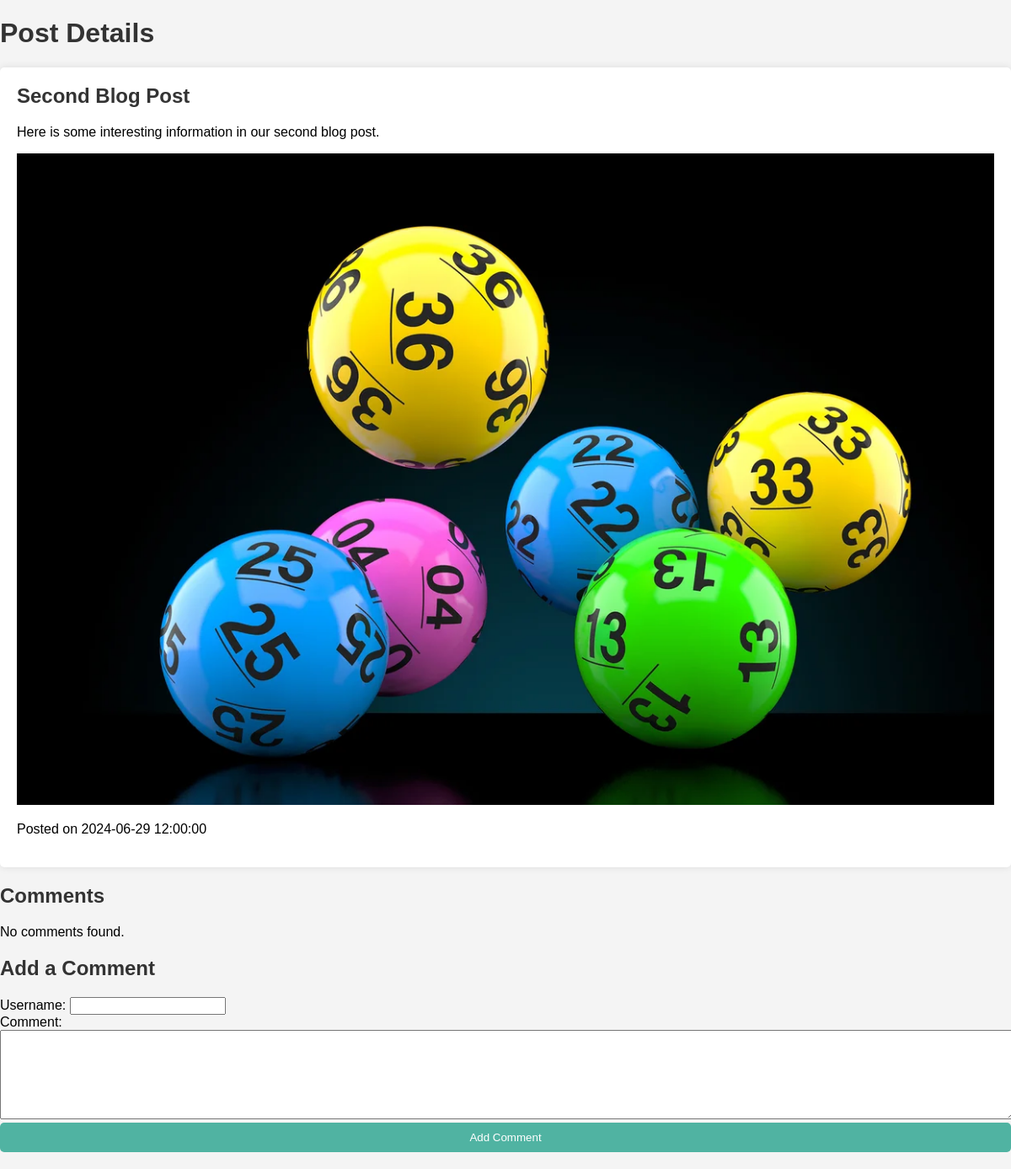
The app's page /post_details.php?id=2 with its own data.
### tables this page shows
CREATE TABLE posts (
                       id INT AUTO_INCREMENT PRIMARY KEY,
                       title VARCHAR(255) NOT NULL,
                       content TEXT NOT NULL,
                       image VARCHAR(255) DEFAULT NULL,
                       created_at TIMESTAMP DEFAULT CURRENT_TIMESTAMP
);

### post.php (called while the page is built, shortened)
<?php
class Post {
    private $conn;
    private $table_name = "posts";
    public $id;
    public function __construct($db) {
        $this->conn = $db;
    }
    public function readOne() {
        $query = "SELECT * FROM " . $this->table_name . " WHERE id = :id LIMIT 0,1";
        $stmt = $this->conn->prepare($query);
        $stmt->bindParam(':id', $this->id);
        $stmt->execute();
        return $stmt;
    }
}
?>

### comment.php (called while the page is built, shortened)
<?php
class Comment {
    private $conn;
    private $table_name = "comments";
    public $post_id;
    public function __construct($db) {
        $this->conn = $db;
    }
    public function read() {
        $query = "SELECT * FROM " . $this->table_name . " WHERE post_id = :post_id ORDER BY created_at DESC";
        $stmt = $this->conn->prepare($query);
        $stmt->bindParam(':post_id', $this->post_id);
        $stmt->execute();
        return $stmt;
    }
}
?>

### post_details.php (the view, shortened to what this page needs)
<?php
include_once 'post.php';
include_once 'comment.php';
$postId = isset($_GET['id']) ? $_GET['id'] : die('ERROR: Missing post ID.');
$database = new Database();
$db = $database->getConnection();
$post = new Post($db);
$post->id = $postId;
$postStmt = $post->readOne();
$comment = new Comment($db);
$comment->post_id = $postId;
$commentStmt = $comment->read();
?>
<!DOCTYPE html>
<html lang="pl">
<head>
    <link rel="stylesheet" href="styles.css">
</head>
<body>
    <h1>Post Details</h1>
    <?php if ($postRow = $postStmt->fetch(PDO::FETCH_ASSOC)): ?>
        <div class="post">
            <h2><?php echo htmlspecialchars($postRow['title']); ?></h2>
            <p><?php echo htmlspecialchars($postRow['content']); ?></p>
            <?php if ($postRow['image']): ?>
                <img src="uploads/<?php echo htmlspecialchars($postRow['image']); ?>" alt="Post Image">
            <?php endif; ?>
            <p>Posted on <?php echo htmlspecialchars($postRow['created_at']); ?></p>
        </div>
    <?php else: ?>
        <p>No post found.</p>
    <?php endif; ?>
    <h2>Comments</h2>
    <?php if ($commentStmt && $commentStmt->rowCount() > 0): ?>
        <?php while ($commentRow = $commentStmt->fetch(PDO::FETCH_ASSOC)): ?>
            <div class="comment">
                <p><?php echo htmlspecialchars($commentRow['content']); ?></p>
                <p><small>Posted by <?php echo htmlspecialchars($commentRow['username']); ?> on <?php echo htmlspecialchars($commentRow['created_at']); ?></small></p>
            </div>
        <?php endwhile; ?>
    <?php else: ?>
        <p>No comments found.</p>
    <?php endif; ?>
    <h2>Add a Comment</h2>
    <form action="add_comment.php" method="post">
        <label for="username">Username:</label>
        <input type="text" name="username" id="username" required><br>
        <label for="content">Comment:</label>
        <textarea name="content" id="content" required></textarea><br>
        <input type="submit" value="Add Comment">
    </form>
</body>
</html>

### styles.css (style rules this page uses)
body { font-family: Arial, sans-serif; margin: 0; padding: 0; background-color: #f4f4f4; }
h1, h2 { color: #333; }
form { margin: 20px 0; }
textarea { width: 100%; height: 100px; }
input[type="submit"] { display: block; width: 100%; background: #50b3a2; color: #fff; border: 0; padding: 10px; cursor: pointer; border-radius: 5px; }
.post, .comment { background: #fff; padding: 20px; margin: 20px 0; border-radius: 5px; box-shadow: 0 0 10px rgba(0,0,0,0.1); }
.post img, .comment img { max-width: 100%; height: auto; }
.post h2, .comment h2 { margin-top: 0; }

### records on screen
posts: title "Second Blog Post", content "Here is some interesting information in our second blog post.", image (picture), created_at "2024-06-29 12:00:00"
